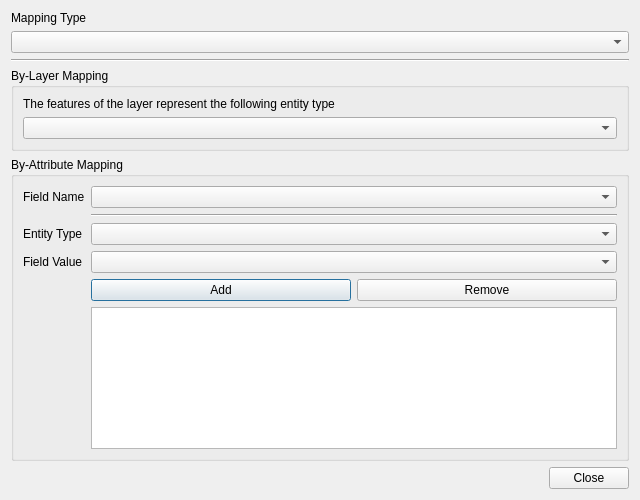
<?xml version="1.0" encoding="UTF-8"?>
<ui version="4.0">
 <class>ancillaryLayerDialog</class>
 <widget class="QDialog" name="ancillaryLayerDialog">
  <property name="geometry">
   <rect>
    <x>0</x>
    <y>0</y>
    <width>640</width>
    <height>500</height>
   </rect>
  </property>
  <property name="sizePolicy">
   <sizepolicy hsizetype="Expanding" vsizetype="Expanding">
    <horstretch>0</horstretch>
    <verstretch>0</verstretch>
   </sizepolicy>
  </property>
  <property name="minimumSize">
   <size>
    <width>640</width>
    <height>500</height>
   </size>
  </property>
  <property name="windowTitle">
   <string>Edit Ancillary Data Properties</string>
  </property>
  <layout class="QGridLayout" name="gridLayout">
   <item row="4" column="0">
    <widget class="QGroupBox" name="frameMapping">
     <property name="title">
      <string>By-Attribute Mapping</string>
     </property>
     <layout class="QGridLayout" name="gridLayout_2">
      <item row="3" column="0">
       <widget class="QLabel" name="label_7">
        <property name="text">
         <string>Field Value</string>
        </property>
        <property name="alignment">
         <set>Qt::AlignLeading|Qt::AlignLeft|Qt::AlignVCenter</set>
        </property>
       </widget>
      </item>
      <item row="0" column="2">
       <widget class="QComboBox" name="pickerFieldName">
        <property name="insertPolicy">
         <enum>QComboBox::InsertAtBottom</enum>
        </property>
       </widget>
      </item>
      <item row="2" column="0">
       <widget class="QLabel" name="label_10">
        <property name="text">
         <string>Entity Type</string>
        </property>
       </widget>
      </item>
      <item row="3" column="2">
       <widget class="QComboBox" name="pickerFieldValue"/>
      </item>
      <item row="1" column="2">
       <widget class="Line" name="line">
        <property name="orientation">
         <enum>Qt::Horizontal</enum>
        </property>
       </widget>
      </item>
      <item row="0" column="0">
       <widget class="QLabel" name="label_6">
        <property name="text">
         <string>Field Name</string>
        </property>
        <property name="alignment">
         <set>Qt::AlignLeading|Qt::AlignLeft|Qt::AlignVCenter</set>
        </property>
       </widget>
      </item>
      <item row="8" column="2">
       <widget class="QTableView" name="attribMappingView"/>
      </item>
      <item row="7" column="2">
       <layout class="QHBoxLayout" name="horizontalLayout">
        <item>
         <widget class="QPushButton" name="btnAddMapping">
          <property name="text">
           <string>Add</string>
          </property>
         </widget>
        </item>
        <item>
         <widget class="QPushButton" name="btnRemoveMapping">
          <property name="text">
           <string>Remove</string>
          </property>
         </widget>
        </item>
       </layout>
      </item>
      <item row="2" column="2">
       <widget class="QComboBox" name="pickerEntityTypeByAttribute"/>
      </item>
     </layout>
    </widget>
   </item>
   <item row="10" column="0">
    <widget class="QDialogButtonBox" name="buttonBox">
     <property name="sizePolicy">
      <sizepolicy hsizetype="Expanding" vsizetype="Fixed">
       <horstretch>0</horstretch>
       <verstretch>0</verstretch>
      </sizepolicy>
     </property>
     <property name="orientation">
      <enum>Qt::Horizontal</enum>
     </property>
     <property name="standardButtons">
      <set>QDialogButtonBox::Close</set>
     </property>
    </widget>
   </item>
   <item row="0" column="0">
    <widget class="QLabel" name="label">
     <property name="text">
      <string>Mapping Type</string>
     </property>
     <property name="alignment">
      <set>Qt::AlignLeading|Qt::AlignLeft|Qt::AlignTop</set>
     </property>
    </widget>
   </item>
   <item row="1" column="0">
    <widget class="QComboBox" name="pickerMappingType"/>
   </item>
   <item row="2" column="0">
    <widget class="Line" name="line_2">
     <property name="orientation">
      <enum>Qt::Horizontal</enum>
     </property>
    </widget>
   </item>
   <item row="3" column="0">
    <widget class="QGroupBox" name="frameLayer">
     <property name="title">
      <string>By-Layer Mapping</string>
     </property>
     <property name="flat">
      <bool>false</bool>
     </property>
     <layout class="QVBoxLayout" name="verticalLayout">
      <item>
       <widget class="QLabel" name="label_2">
        <property name="text">
         <string>The features of the layer represent the following entity type</string>
        </property>
       </widget>
      </item>
      <item>
       <widget class="QComboBox" name="pickerEntityTypeByLayer"/>
      </item>
      <item>
       <spacer name="verticalSpacer">
        <property name="orientation">
         <enum>Qt::Vertical</enum>
        </property>
        <property name="sizeHint" stdset="0">
         <size>
          <width>20</width>
          <height>40</height>
         </size>
        </property>
       </spacer>
      </item>
     </layout>
    </widget>
   </item>
  </layout>
 </widget>
 <resources/>
 <connections>
  <connection>
   <sender>buttonBox</sender>
   <signal>accepted()</signal>
   <receiver>ancillaryLayerDialog</receiver>
   <slot>accept()</slot>
   <hints>
    <hint type="sourcelabel">
     <x>248</x>
     <y>254</y>
    </hint>
    <hint type="destinationlabel">
     <x>157</x>
     <y>274</y>
    </hint>
   </hints>
  </connection>
  <connection>
   <sender>buttonBox</sender>
   <signal>rejected()</signal>
   <receiver>ancillaryLayerDialog</receiver>
   <slot>reject()</slot>
   <hints>
    <hint type="sourcelabel">
     <x>316</x>
     <y>260</y>
    </hint>
    <hint type="destinationlabel">
     <x>286</x>
     <y>274</y>
    </hint>
   </hints>
  </connection>
 </connections>
</ui>
